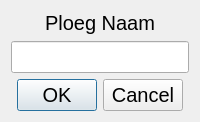
<?xml version="1.0" encoding="UTF-8"?>
<ui version="4.0">
 <class>CreateTeam</class>
 <widget class="QDialog" name="CreateTeam">
  <property name="windowTitle">
   <string>Maak Land</string>
  </property>
  <property name="styleSheet">
   <string notr="true">* {
	font-size: 20px;
}

QDialogButtonBox {
	padding: 5px;
}
</string>
  </property>
  <layout class="QVBoxLayout" name="verticalLayout">
   <item>
    <widget class="QLabel" name="label">
     <property name="text">
      <string>Ploeg Naam</string>
     </property>
     <property name="alignment">
      <set>Qt::AlignmentFlag::AlignCenter</set>
     </property>
    </widget>
   </item>
   <item>
    <widget class="QLineEdit" name="lineEdit"/>
   </item>
   <item>
    <widget class="QDialogButtonBox" name="buttonBox">
     <property name="orientation">
      <enum>Qt::Orientation::Horizontal</enum>
     </property>
     <property name="standardButtons">
      <set>QDialogButtonBox::StandardButton::Cancel|QDialogButtonBox::StandardButton::Ok</set>
     </property>
     <property name="centerButtons">
      <bool>true</bool>
     </property>
    </widget>
   </item>
  </layout>
 </widget>
 <resources/>
 <connections>
  <connection>
   <sender>buttonBox</sender>
   <signal>accepted()</signal>
   <receiver>CreateTeam</receiver>
   <slot>accept()</slot>
   <hints>
    <hint type="sourcelabel">
     <x>248</x>
     <y>254</y>
    </hint>
    <hint type="destinationlabel">
     <x>157</x>
     <y>274</y>
    </hint>
   </hints>
  </connection>
  <connection>
   <sender>buttonBox</sender>
   <signal>rejected()</signal>
   <receiver>CreateTeam</receiver>
   <slot>reject()</slot>
   <hints>
    <hint type="sourcelabel">
     <x>316</x>
     <y>260</y>
    </hint>
    <hint type="destinationlabel">
     <x>286</x>
     <y>274</y>
    </hint>
   </hints>
  </connection>
 </connections>
</ui>
